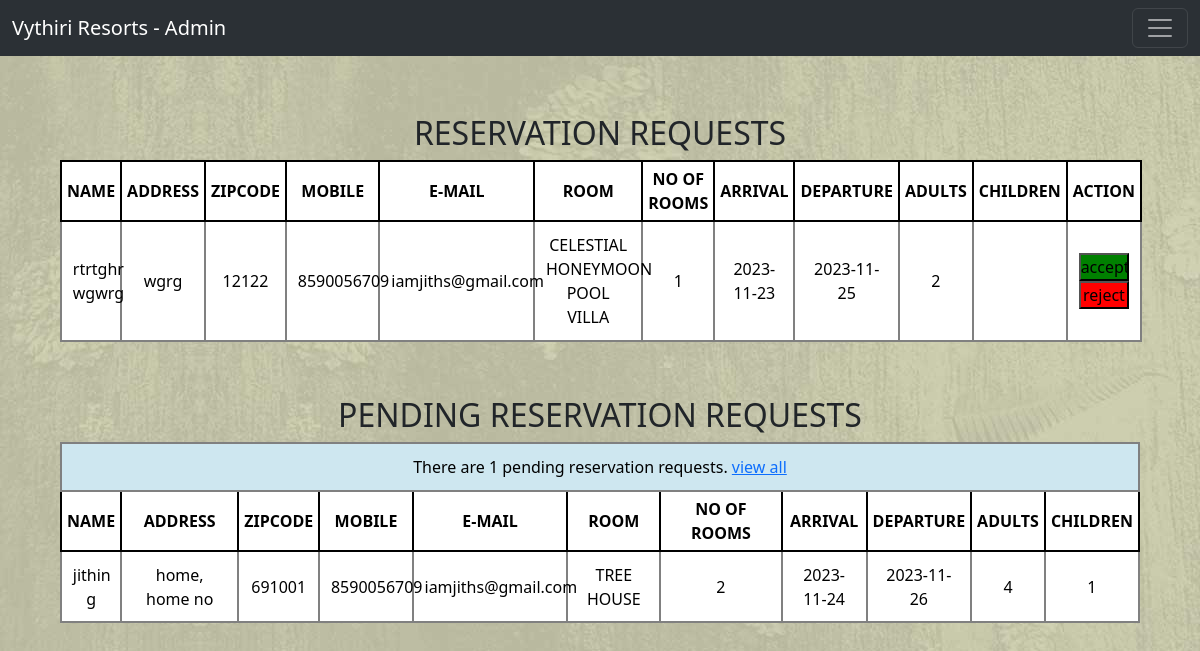
Page /admin/reservation-requests on the earlier database version.
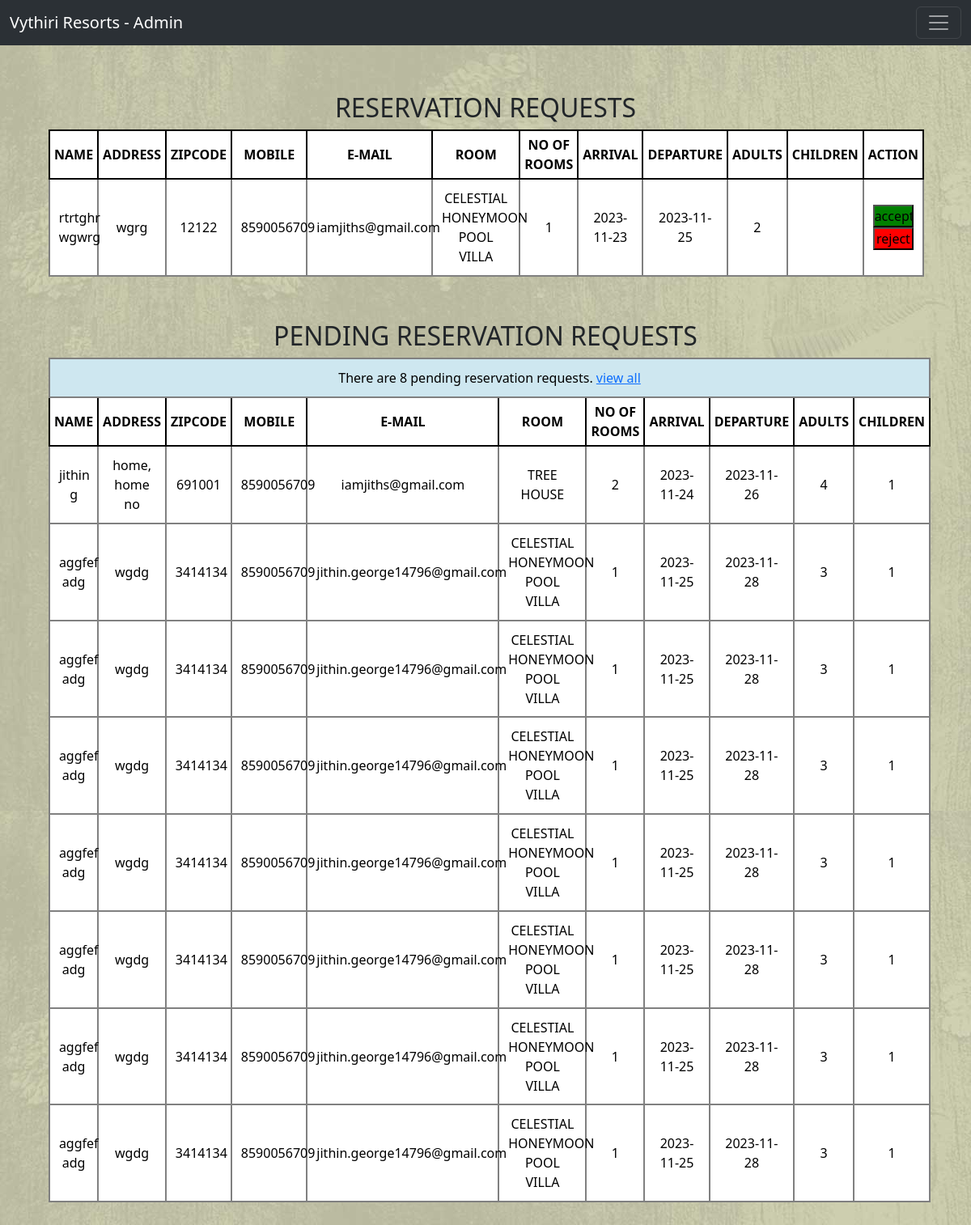
Same page on the later database version.
### tables this page shows
CREATE TABLE "res_request" (
	"fname"	TEXT NOT NULL,
	"lname"	TEXT,
	"addrs"	TEXT NOT NULL,
	"country"	TEXT NOT NULL,
	"state"	TEXT NOT NULL,
	"city"	TEXT NOT NULL,
	"zcode"	TEXT,
	"pnum"	TEXT NOT NULL,
	"email"	TEXT NOT NULL,
	"rtype"	TEXT NOT NULL,
	"rnum"	INTEGER NOT NULL,
	"arrival"	TEXT NOT NULL,
	"departure"	TEXT NOT NULL,
	"nadults"	INTEGER NOT NULL,
	"nchildren"	INTEGER
);

### vythiri.py (the view, shortened to what this page needs)
@app.route('/admin/reservation-requests', methods=["GET","POST"])
def viewres():
    conn =sqlite3.connect('reservation.db')
    cur = conn.cursor()
    sql = ("SELECT * FROM res_request")
    cur.execute(sql)
    data = cur.fetchall()
    pending = len(data)
    conn.close()
    if len(data)<1:
        return render_template('no-reservation.html')
    else:
        return render_template('admin-reservation-requests.html', data=data, pending=pending)

### templates/admin-reservation-requests.html (shortened to what this page needs)
<!DOCTYPE html>
<html lang="en">
<head>
    <link href="https://cdn.jsdelivr.net/npm/bootstrap@5.3.2/dist/css/bootstrap.min.css" rel="stylesheet">
</head>
  <body>
    <nav class="navbar bg-body-tertiary fixed-top" data-bs-theme="dark">
        <div class="container-fluid">
            <a class="navbar-brand" href="#">Vythiri Resorts - Admin</a>
            <button class="navbar-toggler" type="button" data-bs-toggle="offcanvas" data-bs-target="#offcanvasNavbar" aria-controls="offcanvasNavbar" aria-label="Toggle navigation">
                <span class="navbar-toggler-icon"></span>
            </button>
        </div>
    </nav>
    <div class="table">
        <div class="heading">
            <h2 style="text align:center;">RESERVATION REQUESTS</h2>
        </div>
        <table>
            <tr>
                <th>NAME</th>
                <th>ADDRESS</th>
                <th>ZIPCODE</th>
                <th>MOBILE</th>
                <th>E-MAIL</th>
                <th>ROOM</th>
                <th>NO OF ROOMS</th>
                <th>ARRIVAL</th>
                <th>DEPARTURE</th>
                <th>ADULTS</th>
                <th>CHILDREN</th>
                <th>ACTION</th>
            </tr>
            <tr>
                <td>{{ data[0][0]+" "+data[0][1] }}</td>
                <td>{{ data[0][2] }}</td>
                <td>{{ data[0][6] }}</td>
                <td>{{ data[0][7] }}</td>
                <td>{{ data[0][8] }}</td>
                <td>{{ data[0][9] }}</td>
                <td>{{ data[0][10] }}</td>
                <td>{{ data[0][11] }}</td>
                <td>{{ data[0][12] }}</td>
                <td>{{ data[0][13] }}</td>
                <td>{{ data[0][14] }}</td>
                <td>
                    <form method="POST">
                        <div class="action-btn">
                            <input type="submit" value="accept" name="action" style="background-color:green;width:100%">
                        </div>
                        <div class="action-btn">
                            <input type="submit" value="reject" name="action" style="background-color:red;width:100%">
                        </div>
                    </form>
                </td>
            </tr>
        </table>
        <div class="heading">
            <h2 style="text align:center;">PENDING RESERVATION REQUESTS</h2>
        </div>
        <table>
            {% if pending == 0 %}
                <tr>
                    <td colspan="12"><h3>There are no pending reservation requests.</h3></td>
                </tr>
            {% else %}
                <tr>
                    <td colspan="12" style="background-color:rgba(173,216,230,0.6)">There are {{ pending -1 }} pending reservation requests. <a href="#">view all</a> </td>
                </tr>
            {% endif %}
            <tr>
                <th>NAME</th>
                <th>ADDRESS</th>
                <th>ZIPCODE</th>
                <th>MOBILE</th>
                <th>E-MAIL</th>
                <th>ROOM</th>
                <th>NO OF ROOMS</th>
                <th>ARRIVAL</th>
                <th>DEPARTURE</th>
                <th>ADULTS</th>
                <th>CHILDREN</th>
            </tr>
            {% for row in data[1:] %}
                <tr>
                    <td>{{ row[0]+" "+row[1] }}</td>
                    <td>{{ row[2] }}</td>
                    <td>{{ row[6] }}</td>
                    <td>{{ row[7] }}</td>
                    <td>{{ row[8] }}</td>
                    <td>{{ row[9] }}</td>
                    <td>{{ row[10] }}</td>
                    <td>{{ row[11] }}</td>
                    <td>{{ row[12] }}</td>
                    <td>{{ row[13] }}</td>
                    <td>{{ row[14] }}</td>
                </tr>
            {% endfor %}
        </table>
    </div>
  </body>
</html>

Differences in the rows shown:
added res_request: fname+lname "aggfef adg", addrs "wgdg", zcode "3414134", pnum "8590056709", email "jithin.george14796@gmail.com", rtype "CELESTIAL HONEYMOON POOL VILLA", rnum "1", arrival "2023-11-25", departure "2023-11-28", nadults "3", nchildren "1"
added res_request: fname+lname "aggfef adg", addrs "wgdg", zcode "3414134", pnum "8590056709", email "jithin.george14796@gmail.com", rtype "CELESTIAL HONEYMOON POOL VILLA", rnum "1", arrival "2023-11-25", departure "2023-11-28", nadults "3", nchildren "1"
added res_request: fname+lname "aggfef adg", addrs "wgdg", zcode "3414134", pnum "8590056709", email "jithin.george14796@gmail.com", rtype "CELESTIAL HONEYMOON POOL VILLA", rnum "1", arrival "2023-11-25", departure "2023-11-28", nadults "3", nchildren "1"
added res_request: fname+lname "aggfef adg", addrs "wgdg", zcode "3414134", pnum "8590056709", email "jithin.george14796@gmail.com", rtype "CELESTIAL HONEYMOON POOL VILLA", rnum "1", arrival "2023-11-25", departure "2023-11-28", nadults "3", nchildren "1"
added res_request: fname+lname "aggfef adg", addrs "wgdg", zcode "3414134", pnum "8590056709", email "jithin.george14796@gmail.com", rtype "CELESTIAL HONEYMOON POOL VILLA", rnum "1", arrival "2023-11-25", departure "2023-11-28", nadults "3", nchildren "1"
added res_request: fname+lname "aggfef adg", addrs "wgdg", zcode "3414134", pnum "8590056709", email "jithin.george14796@gmail.com", rtype "CELESTIAL HONEYMOON POOL VILLA", rnum "1", arrival "2023-11-25", departure "2023-11-28", nadults "3", nchildren "1"
added res_request: fname+lname "aggfef adg", addrs "wgdg", zcode "3414134", pnum "8590056709", email "jithin.george14796@gmail.com", rtype "CELESTIAL HONEYMOON POOL VILLA", rnum "1", arrival "2023-11-25", departure "2023-11-28", nadults "3", nchildren "1"
Other differences:
{{ pending -1 }}: "1" → "8"
